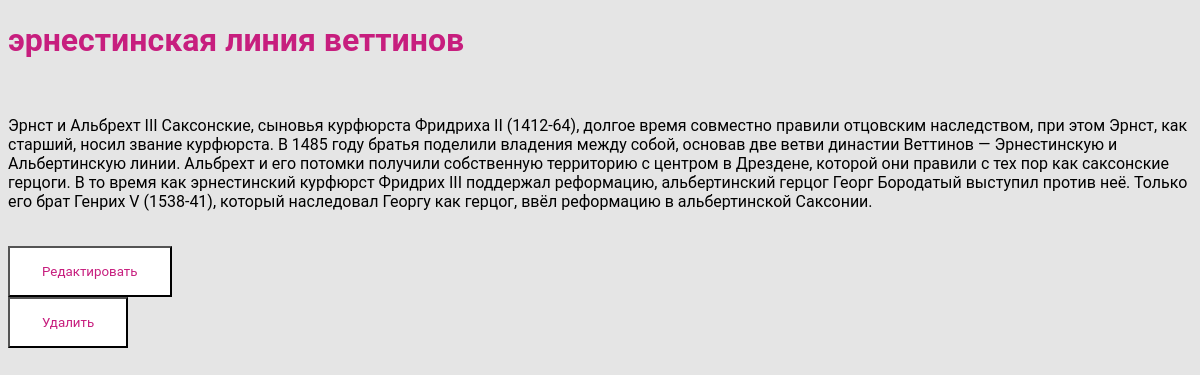
The page /articles/2 on the database its author committed.
### main.py (models this page shows)
class Article(db.Model):
    id = db.Column(db.Integer, primary_key=True)
    title = db.Column(db.String)
    content = db.Column(db.String)

### main.py (the view)
@app.route('/articles/<int:id>')
def article_one(id):
    article = Article.query.get_or_404(id)
    return render_template('article_one.html', article=article)

### templates/article_one.html (shortened to what this page needs)
<!DOCTYPE html>
<html lang="en">
<head>
    <link rel="stylesheet" href='{{ url_for("static", filename="style.css")}}'>
</head>
<body>
    <h1 style="color: #C71E7E">{{article.title}}</h1><br>
    <p>{{article.content}}</p><br>
    <button class='btn'><a href="/articles/{{article.id}}/update" style="text-decoration: none; color: #C71E7E;">Редактировать</a></button>
    <button class='btn'><a href="/articles/{{article.id}}/delete_question" style="text-decoration: none; color: #C71E7E;">Удалить</a></button>
</body>
</html>

### static/style.css (style rules this page uses)
* { font-family: "Roboto", sans-serif; }
body { background-color: #e5e5e5; }
.btn { min-width: 110px; background-color: #fff; padding: 1rem 2rem; text-decoration: none; color: #C71E7E; display: flex; margin-right: 10px; }

### rows shown on the page
Article: title "эрнестинская линия веттинов", content "Эрнст и Альбрехт III Саксонские, сыновья курфюрста Фридриха II (1412-64), долгое время совместно правили отцовским наследством, при этом Эрнст, как старший, носил звание курфюрста. В 1485 году братья поделили владения между собой, основав две ветви династии Веттинов — Эрнестинскую и Альбертинскую линии. Альбрехт и его потомки получили собственную территорию с центром в Дрездене, которой они правили с тех пор как саксонские герцоги. В то время как эрнестинский курфюрст Фридрих III поддержал реформацию, альбертинский герцог Георг Бородатый выступил против неё. Только его брат Генрих V (1538-41), который наследовал Георгу как герцог, ввёл реформацию в альбертинской Саксонии."
